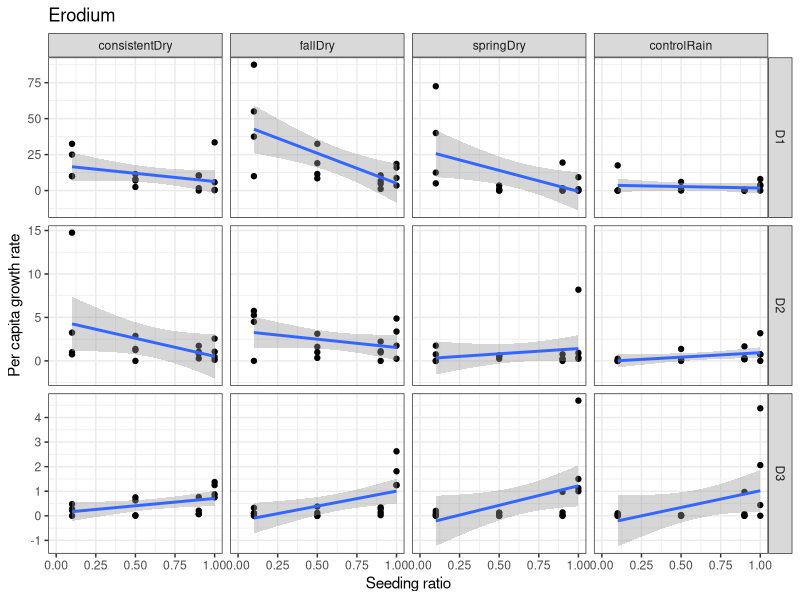
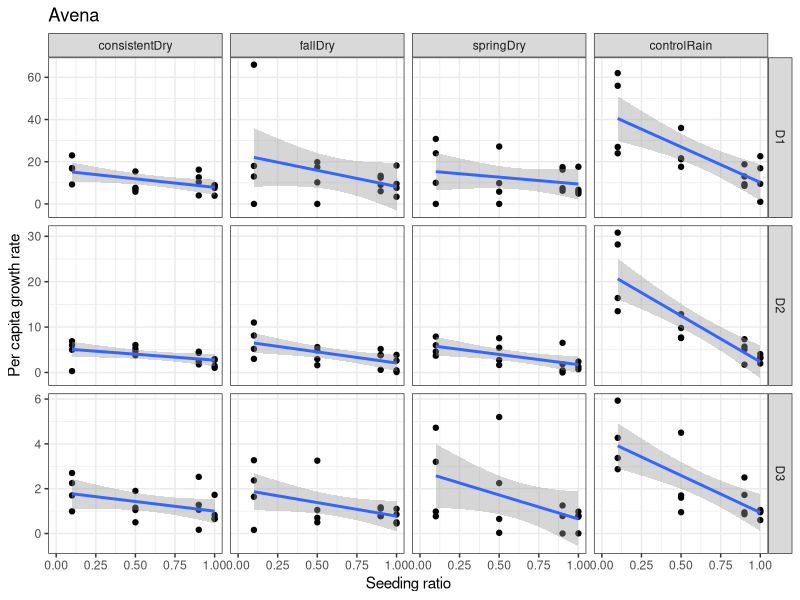
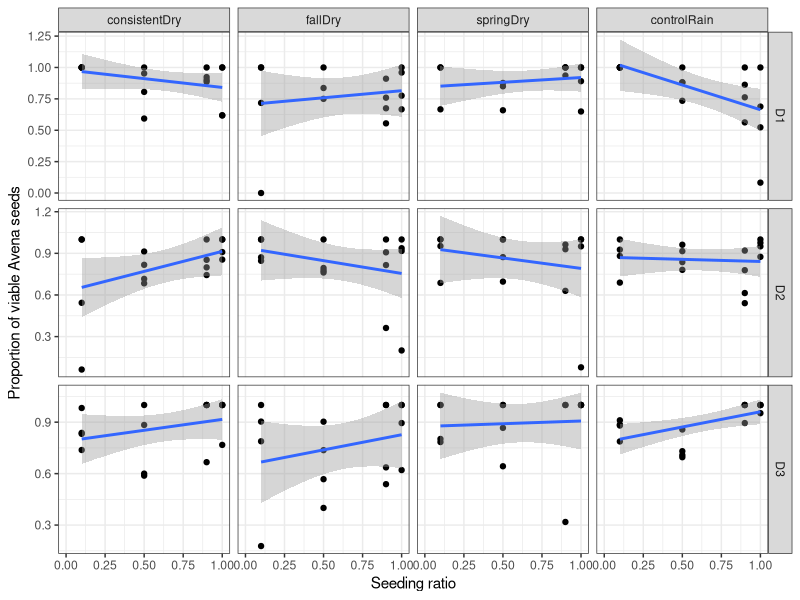

Write R code to recreate these figures, in order.
library(tidyverse)
library(here)

## DECEMBER DATA
mydat <- read_csv("Data/dd_stem_count_20141216.csv")


## CREATE A KEY TO ADD TREATMENT INFO TO SUBSEQUENT DATA
trtconvert <- mydat %>%
  dplyr::select(plot, subplot, number, AVtrt, EROtrt, density)

# ## FEBRUARY DATA
# mydat_feb <- read.csv("dd_stem_count_20150221.csv") %>%
#   tbl_df() %>%
#   mutate(plot = paste("Plot", Plot, sep="_"),
#          subplot = Treatment,
#          number = Subplot) %>%
#   select(-Plot, -Subplot, -Treatment, -AVquadrat, -EROquadrat, -Notes)%>%
#   select(date, plot, subplot, number, EROcount, AVcount)
# 
# mydat_feb2 <- tbl_df(merge(mydat_feb, trtconvert))
# names(mydat_feb2)[5:6] = c("ERO", "AV")
# 
# 
# ## MARCH DATA
# mydat_mar <- read.csv("dd_stem_count_20150320.csv") %>%
#   tbl_df() %>%
#   mutate(plot=paste("Plot", plot, sep="_")) %>%
#   select(date, plot, subplot, number, EROcount, AVcount)
# 
# mydat_mar2 <- tbl_df(merge(mydat_mar, trtconvert))
# names(mydat_mar2)[5:6] = c("ERO", "AV")


## APRIL DATA
mydat_apr <- read_csv("Data/dd_stem_count_20150423.csv") %>%
mutate(AVcor=1, AVcor=ifelse(AVquadrat2 == "10x25cm", 2.5, AVcor),
       AVcor=ifelse(AVquadrat2 == "5x5cm", 25, AVcor)) %>%
mutate(EROcor=1, EROcor=ifelse(EROquadrat2 == "10x25cm", 2.5, EROcor),
       EROcor=ifelse(EROquadrat2 == "5x5cm", 25, EROcor)) %>%
  mutate(AV_seeds=(AVgoodseed + AVmoldseed)*2*AVcor,
         AV_seedsgood=AVgoodseed*2*AVcor) %>%
    mutate(AV_propgood = AV_seedsgood/AV_seeds) %>%
  mutate(ERO_seeds=(EROstork + EROseed)*5*EROcor) %>%
  mutate(AV_stemtog=NA, AV_stemtog = ifelse(is.na(AVstemsTotal) == F, AVstemsTotal, AV_stemtog),
                AV_stemtog = ifelse(is.na(AVstemswseed) == F, AVstemswseed, AV_stemtog), 
    AV_stems = (AV_stemtog)*AVcor,
         ERO_stems = EROcount*EROcor) %>%
  mutate(AV_r = AV_seeds/AV_stems,
         ERO_r = ERO_seeds/ERO_stems) %>%
  dplyr::select(plot, subplot, AV_seeds, ERO_seeds, AV_stems, ERO_stems, AV_r, ERO_r, AV_seedsgood, AV_propgood)

trtconvert2 <- trtconvert %>%
  mutate(plot = extract_numeric(plot))

mydat_apr2 <- tbl_df(merge(mydat_apr, trtconvert2))



# ADD SHELTER CONVERSION KEY
shelterkey <- read_csv("Data/Shelter_key.csv")
mydat2 <- merge(mydat_apr2, shelterkey) %>%
  tbl_df() %>%
gather(spptrt, prop, AVtrt:EROtrt)%>%
  mutate(prop=extract_numeric(prop))%>%
  mutate(treatment=ordered(treatment, levels = c(consistentDry="consistentDry", fallDry="fallDry", springDry="springDry", controlRain="controlRain")))

# #just look at the monocultures
# mono <- mydat2 %>%
#   filter(prop==10) %>%
#   select(plot, subplot, density, ERO_seeds, AV_seedsgood, treatment, shelterBlock, spptrt, prop)%>%
#   gather(spp, count, ERO_seeds:AV_seedsgood) %>%
#   filter((spptrt=="AVtrt"&spp=="AV_seedsgood")|(spptrt=="EROtrt"&spp=="ERO_seeds")) %>%
#   mutate(seed=20, seed=ifelse(density=="D2", 200, seed), seed=ifelse(density=="D3", 2000, seed))%>%
#   mutate(propgerm=count/seed)%>%
#   ggplot(aes(x=density, y=propgerm, group=1))+geom_point() + facet_grid(spp~treatment) +geom_smooth(stat="smooth")
# 
# mono+theme_bw()


## PRELIMINARY VISUALIZATIONS

# Erodium
ero <- mydat2 %>%
  filter(spptrt=="EROtrt") %>%
  mutate(seed=20*(prop/10), seed=ifelse(density=="D2", 200*(prop/10), seed), seed=ifelse(density=="D3", 2000*(prop/10), seed)) %>%
  mutate(ERO_stemcorrect=1, ERO_stemcorrect=ifelse(ERO_stems > seed, seed/ERO_stems, ERO_stemcorrect)) %>%
  mutate(ERO_seeds2=ERO_seeds*ERO_stemcorrect) %>%
  mutate(R=ERO_seeds/seed) %>%
  ggplot(aes(x=(prop/10), y=R))+ geom_point()+ facet_grid(density~treatment, scale="free") 

ero + geom_smooth(method="lm") +theme_bw() +ylab("Per capita growth rate") + xlab("Seeding ratio") + ggtitle("Erodium") #+ ylim(0,.5)

# Avena
av <- mydat2 %>%
  filter(spptrt=="AVtrt") %>%
 # filter(density=="D1") %>%
  mutate(seed=20*(prop/10), seed=ifelse(density=="D2", 200*(prop/10), seed), seed=ifelse(density=="D3", 2000*(prop/10), seed)) %>%
  mutate(AV_stemcorrect=1, AV_stemcorrect=ifelse(AV_stems > seed, seed/AV_stems, AV_stemcorrect))%>%
  mutate(AV_seeds2=AV_seeds*AV_stemcorrect) %>%
  mutate(AV_seedsgood2=AV_seedsgood*AV_stemcorrect) %>%
  mutate(R=AV_seedsgood2/seed)%>%
  ggplot(aes(x=(prop/10), y=R))+ geom_point()+ facet_grid(density~treatment,  scale="free")
av + geom_smooth(method="lm") + theme_bw()+ylab("Per capita growth rate") + xlab("Seeding ratio") + ggtitle("Avena")
  

## Prop viable
av_propgood <- mydat2 %>%
  filter(spptrt=="AVtrt")%>%
  # filter(density=="D1") %>%
  mutate(seed=20*(prop/10), seed=ifelse(density=="D2", 200*(prop/10), seed), seed=ifelse(density=="D3", 2000*(prop/10), seed))%>%
  mutate(AV_stemcorrect=1, AV_stemcorrect=ifelse(AV_stems > seed, seed/AV_stems, AV_stemcorrect))%>%
  mutate(AV_seeds2=AV_seeds*AV_stemcorrect) %>%
  mutate(AV_seedsgood2=AV_seedsgood*AV_stemcorrect) %>%
  mutate(R=AV_seedsgood2/seed)%>%
  ggplot(aes(x=(prop/10), y=AV_propgood))+ geom_point()+ facet_grid(density~treatment,  scale="free")
av_propgood + geom_smooth(method="lm") + theme_bw()+ylab("Proportion of viable Avena seeds") + xlab("Seeding ratio")


## APPEND DATA
# Avena
avdat <- mydat2 %>%
  mutate(density = as.character(density)) %>%
  filter(spptrt=="AVtrt")%>%
  mutate(seed=20*(prop/10), 
         seed=ifelse(density=="D2", 200*(prop/10), seed), 
         seed=ifelse(density=="D3", 2000*(prop/10), seed)) %>%
  mutate(AV_stemcorrect=1, AV_stemcorrect=ifelse(AV_stems > seed, seed/AV_stems, AV_stemcorrect))%>%
  mutate(AV_seeds2=AV_seeds*AV_stemcorrect) %>%
  mutate(seedsout=AV_seedsgood*AV_stemcorrect) %>%
  mutate(R=seedsout/seed) %>%
  mutate(species="Avena") %>%
  dplyr::select(plot, R, density, treatment, prop, shelterBlock, seed, species, seedsout, subplot)

# Erodium
erodat <- mydat2 %>%
  filter(spptrt=="EROtrt")%>%
  mutate(seed=20*(prop/10), seed=ifelse(density=="D2", 200*(prop/10), seed), seed=ifelse(density=="D3", 2000*(prop/10), seed))%>%
  mutate(ERO_stemcorrect=1, ERO_stemcorrect=ifelse(ERO_stems > seed, seed/ERO_stems, ERO_stemcorrect))%>%
  mutate(seedsout=ERO_seeds*ERO_stemcorrect) %>%
  mutate(R=seedsout/seed) %>%
  mutate(species="Erodium") %>%
  dplyr::select(plot, R, density, treatment, prop, shelterBlock, seed, species, seedsout, subplot)

# Together
togdat <- rbind(avdat, erodat) %>%
  # remove D3 for being unrealistically high density
  filter(density != "D3")

